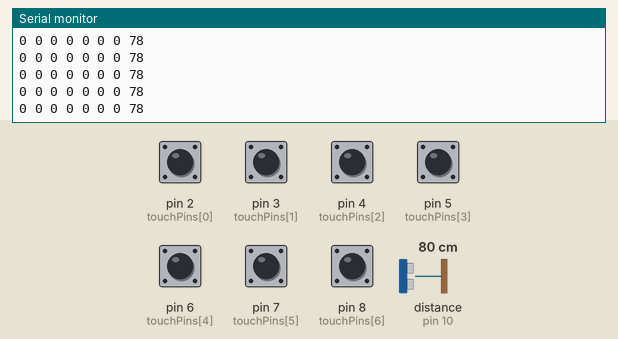
This sketch was run on a simulated Arduino Uno, built with avr-gcc and run on an emulated ATmega328P. On the bench: the last lines printed to the serial monitor. Wiring (inferred from the names in the program): ultrasonic range finder: trigger pin 9; echo pin 10. Inputs (shaded band) come from the test bench; at power-on: pin 2 (touchPins[0]), pin 3 (touchPins[1]), pin 4 (touchPins[2]), pin 5 (touchPins[3]), pin 6 (touchPins[4]), pin 7 (touchPins[5]), pin 8 (touchPins[6]) LOW, distance to the obstacle (sensor on pin 10) 80 cm. The echo pulse lasts 58.3 µs per cm.

Above: at 1.2 s.
1.3 s: distance to the obstacle (sensor on pin 10) set to 2 cm
At 1.36 s:
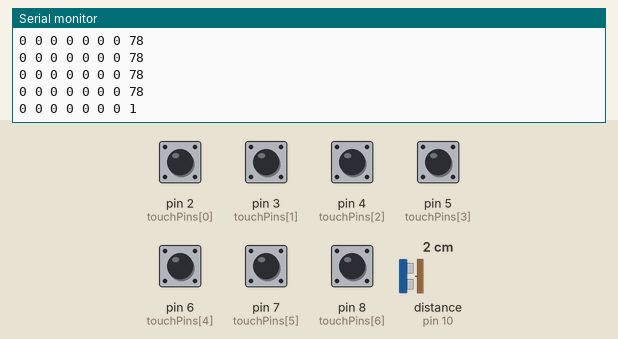
4.3 s: distance to the obstacle (sensor on pin 10) set to 9 cm
At 4.33 s:
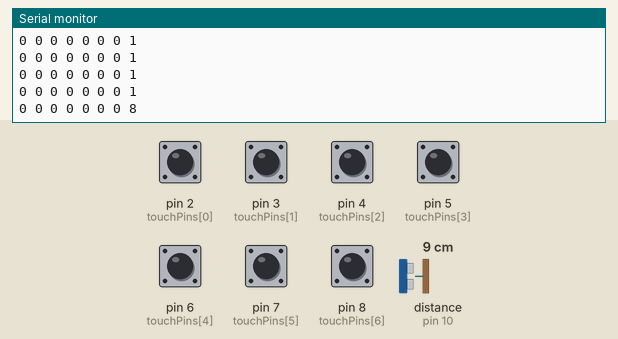
7.3 s: pin 2 (touchPins[0]) pulled HIGH for 0.15 s
At 7.33 s:
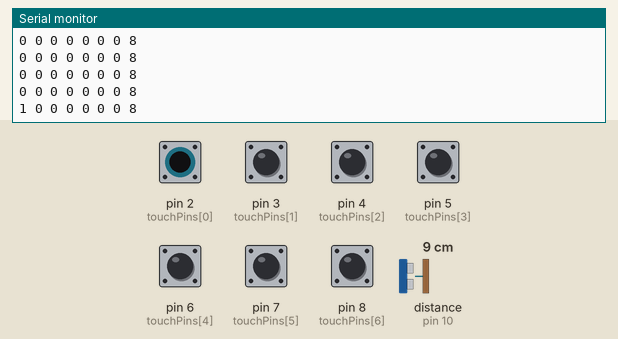
10.4 s: pin 3 (touchPins[1]) pulled HIGH for 0.15 s
At 10.43 s:
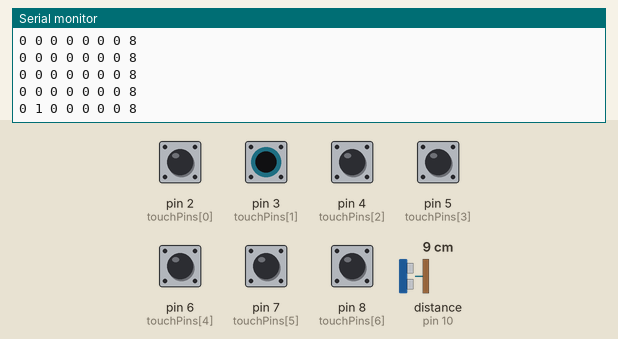
13.5 s: pin 4 (touchPins[2]) pulled HIGH for 0.15 s
At 13.53 s:
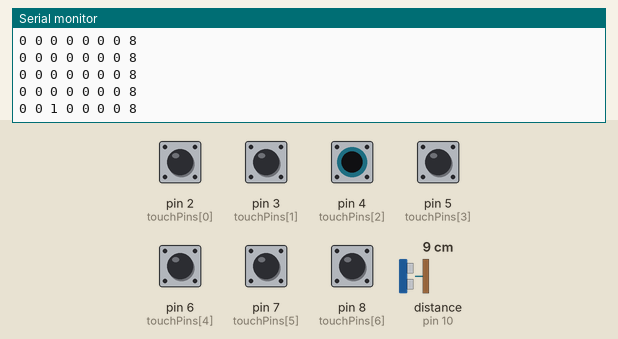
16.6 s: pin 5 (touchPins[3]) pulled HIGH for 0.15 s
At 16.63 s:
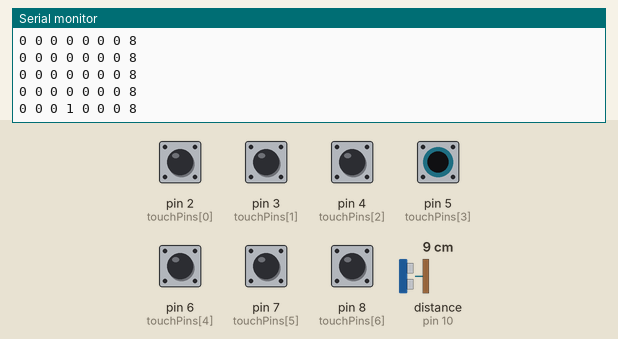

Measured:
- after the input at 1.3 s, the serial monitor: prints a new line at once (image 1)
- after the input at 4.3 s, the serial monitor: prints a new line at once (image 2)
- after the input at 7.3 s, the serial monitor: prints a new line at once (image 3)
- after the input at 10.4 s, the serial monitor: prints a new line at once (image 4)
- after the input at 13.5 s, the serial monitor: prints a new line at once (image 5)
- after the input at 16.6 s, the serial monitor: prints a new line at once (image 6)

The sketch:

awakeningforest.ino
```cpp
int touchPins[] = {2, 3, 4, 5, 6, 7, 8};
int trigPin = 9;
int echoPin = 10;

void setup() {
  Serial.begin(9600);


  for (int i = 0; i < 7; i++) {
    pinMode(touchPins[i], INPUT);
  }


  pinMode(trigPin, OUTPUT);
  pinMode(echoPin, INPUT);
}

void loop() {

  long duration, distance;
  digitalWrite(trigPin, LOW);
  delayMicroseconds(2);
  digitalWrite(trigPin, HIGH);
  delayMicroseconds(10);
  digitalWrite(trigPin, LOW);

  duration = pulseIn(echoPin, HIGH);
  distance = duration * 17 / 1000;


  for (int i = 0; i < 7; i++) {
    Serial.print(digitalRead(touchPins[i]));
    Serial.print(" ");
  }


  Serial.println(distance);

  delay(50);
}
```
